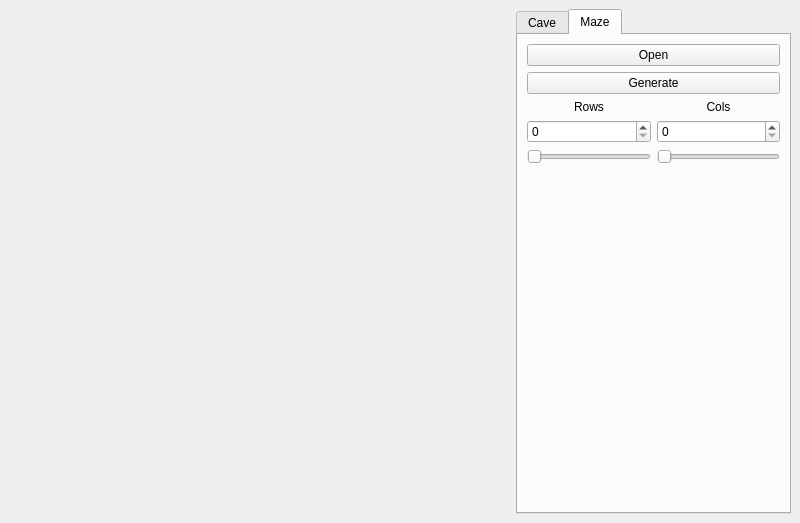
<?xml version="1.0" encoding="UTF-8"?>
<ui version="4.0">
 <class>MainWindow</class>
 <widget class="QMainWindow" name="MainWindow">
  <property name="geometry">
   <rect>
    <x>0</x>
    <y>0</y>
    <width>800</width>
    <height>523</height>
   </rect>
  </property>
  <property name="windowTitle">
   <string>MainWindow</string>
  </property>
  <widget class="QWidget" name="centralwidget">
   <layout class="QHBoxLayout" name="horizontalLayout">
    <item>
     <widget class="mcg::Loader" name="LabyrinthLoader" native="true">
      <property name="sizePolicy">
       <sizepolicy hsizetype="Fixed" vsizetype="Fixed">
        <horstretch>0</horstretch>
        <verstretch>0</verstretch>
       </sizepolicy>
      </property>
      <property name="minimumSize">
       <size>
        <width>501</width>
        <height>501</height>
       </size>
      </property>
      <property name="maximumSize">
       <size>
        <width>501</width>
        <height>501</height>
       </size>
      </property>
     </widget>
    </item>
    <item>
     <widget class="QTabWidget" name="tabWidget">
      <property name="sizePolicy">
       <sizepolicy hsizetype="Preferred" vsizetype="Preferred">
        <horstretch>0</horstretch>
        <verstretch>0</verstretch>
       </sizepolicy>
      </property>
      <property name="minimumSize">
       <size>
        <width>271</width>
        <height>0</height>
       </size>
      </property>
      <property name="currentIndex">
       <number>1</number>
      </property>
      <widget class="QWidget" name="TabCave">
       <attribute name="title">
        <string>Cave</string>
       </attribute>
       <layout class="QGridLayout" name="gridLayout_3">
        <item row="0" column="0">
         <widget class="QPushButton" name="pushButton_OpenCave">
          <property name="text">
           <string>Open</string>
          </property>
         </widget>
        </item>
        <item row="1" column="0">
         <spacer name="verticalSpacer_Cave">
          <property name="orientation">
           <enum>Qt::Vertical</enum>
          </property>
          <property name="sizeHint" stdset="0">
           <size>
            <width>20</width>
            <height>40</height>
           </size>
          </property>
         </spacer>
        </item>
       </layout>
      </widget>
      <widget class="QWidget" name="TabMaze">
       <attribute name="title">
        <string>Maze</string>
       </attribute>
       <layout class="QGridLayout" name="gridLayout_2">
        <item row="5" column="0">
         <spacer name="verticalSpacer_Cave_2">
          <property name="orientation">
           <enum>Qt::Vertical</enum>
          </property>
          <property name="sizeHint" stdset="0">
           <size>
            <width>20</width>
            <height>40</height>
           </size>
          </property>
         </spacer>
        </item>
        <item row="3" column="0">
         <layout class="QHBoxLayout" name="horizontalLayout_2">
          <item>
           <widget class="QSpinBox" name="spinBox_Rows"/>
          </item>
          <item>
           <widget class="QSpinBox" name="spinBox_Cols"/>
          </item>
         </layout>
        </item>
        <item row="0" column="0">
         <widget class="QPushButton" name="pushButton_OpenMaze">
          <property name="text">
           <string>Open</string>
          </property>
         </widget>
        </item>
        <item row="4" column="0">
         <layout class="QHBoxLayout" name="horizontalLayout_3">
          <item>
           <widget class="QSlider" name="horizontalSlider_Rows">
            <property name="orientation">
             <enum>Qt::Horizontal</enum>
            </property>
           </widget>
          </item>
          <item>
           <widget class="QSlider" name="horizontalSlider_Cols">
            <property name="orientation">
             <enum>Qt::Horizontal</enum>
            </property>
           </widget>
          </item>
         </layout>
        </item>
        <item row="1" column="0">
         <widget class="QPushButton" name="pushButton_GenerateMaze">
          <property name="text">
           <string>Generate</string>
          </property>
         </widget>
        </item>
        <item row="2" column="0">
         <layout class="QHBoxLayout" name="horizontalLayout_4">
          <item>
           <widget class="QLabel" name="label">
            <property name="text">
             <string>Rows</string>
            </property>
            <property name="alignment">
             <set>Qt::AlignCenter</set>
            </property>
           </widget>
          </item>
          <item>
           <widget class="QLabel" name="label_2">
            <property name="text">
             <string>Cols</string>
            </property>
            <property name="alignment">
             <set>Qt::AlignCenter</set>
            </property>
           </widget>
          </item>
         </layout>
        </item>
       </layout>
      </widget>
     </widget>
    </item>
   </layout>
  </widget>
 </widget>
 <customwidgets>
  <customwidget>
   <class>mcg::Loader</class>
   <extends>QWidget</extends>
   <header>mazelib/loader.h</header>
   <container>1</container>
  </customwidget>
 </customwidgets>
 <resources/>
 <connections/>
</ui>
